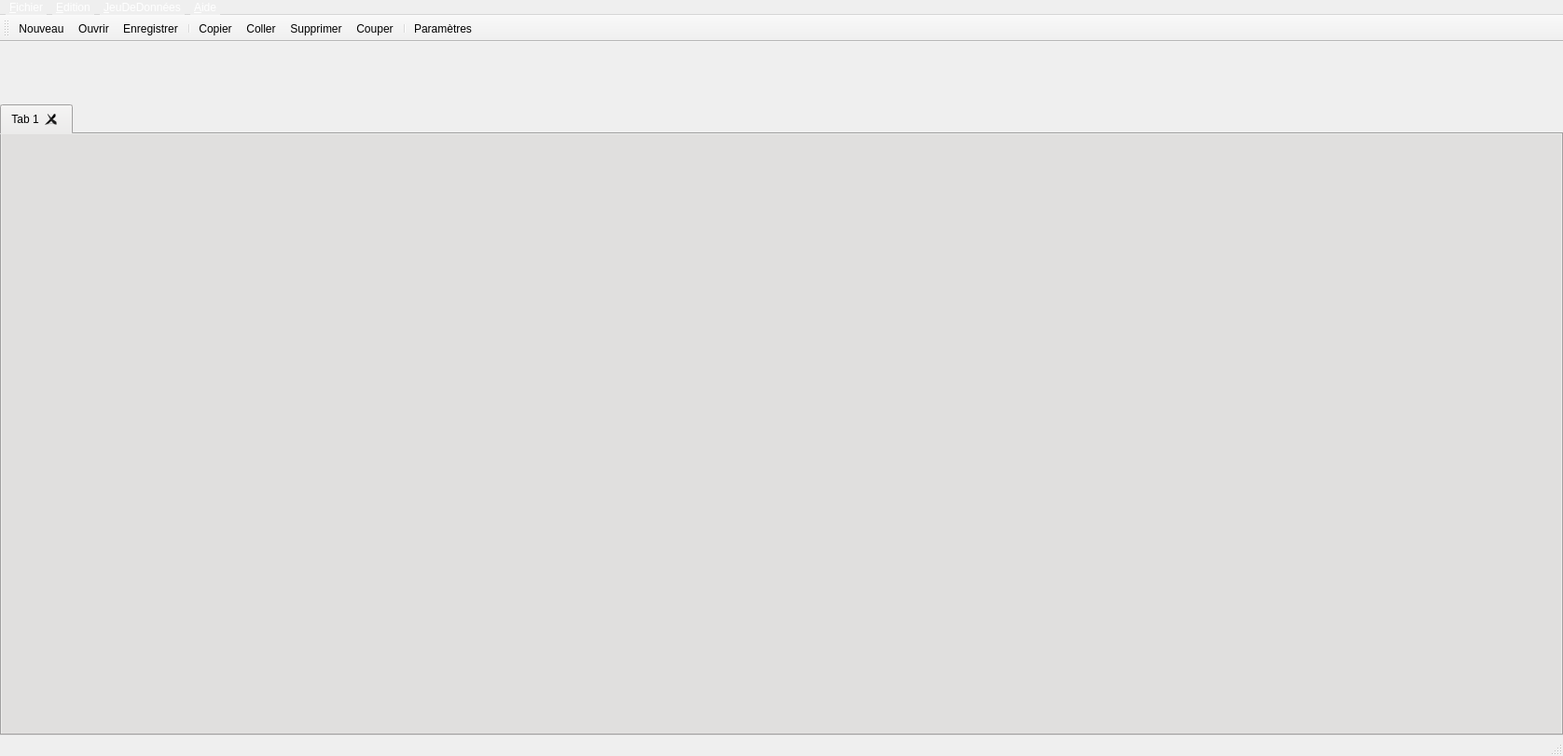
<?xml version="1.0" encoding="UTF-8"?>
<ui version="4.0">
 <class>Eficas</class>
 <widget class="QMainWindow" name="Eficas">
  <property name="geometry">
   <rect>
    <x>0</x>
    <y>0</y>
    <width>1676</width>
    <height>811</height>
   </rect>
  </property>
  <property name="sizePolicy">
   <sizepolicy hsizetype="Preferred" vsizetype="Preferred">
    <horstretch>0</horstretch>
    <verstretch>0</verstretch>
   </sizepolicy>
  </property>
  <property name="windowTitle">
   <string>MainWindow</string>
  </property>
  <property name="styleSheet">
   <string notr="true">/* QMenuBar {
     background-color: qlineargradient(x1:0, y1:0, x2:0, y2:1,
                                       stop:0 rgb(226,255,253), stop:1 rgb(191,237,255));
 }*/

QMenuBar {
     background-color: qlineargradient(x1:0, y1:0, x2:0, y2:1,
                                       stop:0 rgb(164,165,178), stop:1 rgb(55,66,126));
 }
 QMenuBar::item {
     spacing: 3px; /* spacing between menu bar items */
     color: white;
     padding: 1px 4px;
     background: transparent;
     border-radius: 4px;
 }

 QMenuBar::item:selected { /* when selected using mouse or keyboard */
     background: #a8a8a8;
 }

 QMenuBar::item:pressed {
     background: #888888;
 }








</string>
  </property>
  <widget class="QWidget" name="centralwidget">
   <property name="styleSheet">
    <string notr="true">QComboBox{combobox-popup:0;}</string>
   </property>
   <layout class="QGridLayout" name="gridLayout">
    <property name="leftMargin">
     <number>0</number>
    </property>
    <property name="topMargin">
     <number>0</number>
    </property>
    <property name="rightMargin">
     <number>0</number>
    </property>
    <property name="bottomMargin">
     <number>0</number>
    </property>
    <item row="0" column="0">
     <widget class="QFrame" name="frameEntete">
      <property name="minimumSize">
       <size>
        <width>0</width>
        <height>61</height>
       </size>
      </property>
      <property name="maximumSize">
       <size>
        <width>16777215</width>
        <height>61</height>
       </size>
      </property>
      <property name="styleSheet">
       <string notr="true">/*background-color: qlineargradient(x1:0, y1:0, x2:0, y2:1,
                                stop:0 rgb(218,229,248), stop:1 rgb(9,86,109));*/
/*background-color:rgb(208,225,238)*/</string>
      </property>
      <property name="frameShape">
       <enum>QFrame::NoFrame</enum>
      </property>
      <property name="frameShadow">
       <enum>QFrame::Raised</enum>
      </property>
      <property name="lineWidth">
       <number>2</number>
      </property>
     </widget>
    </item>
    <item row="1" column="0">
     <widget class="QTabWidget" name="myQtab">
      <property name="styleSheet">
       <string notr="true">background-color:rgb(224,223,222)</string>
      </property>
      <property name="tabPosition">
       <enum>QTabWidget::North</enum>
      </property>
      <property name="currentIndex">
       <number>0</number>
      </property>
      <property name="tabsClosable">
       <bool>true</bool>
      </property>
      <widget class="QWidget" name="tab_3">
       <attribute name="title">
        <string>Tab 1</string>
       </attribute>
      </widget>
     </widget>
    </item>
   </layout>
  </widget>
  <widget class="QMenuBar" name="menubar">
   <property name="geometry">
    <rect>
     <x>0</x>
     <y>0</y>
     <width>1676</width>
     <height>25</height>
    </rect>
   </property>
   <widget class="QMenu" name="menuFichier">
    <property name="title">
     <string>&amp;Fichier</string>
    </property>
    <addaction name="action_Nouveau"/>
    <addaction name="actionNouvel_Include"/>
    <addaction name="actionOuvrir"/>
    <addaction name="actionARemplacer"/>
    <addaction name="separator"/>
    <addaction name="actionEnregistrer"/>
    <addaction name="actionEnregistrer_sous"/>
    <addaction name="actionFermer"/>
    <addaction name="actionFermer_tout"/>
    <addaction name="separator"/>
    <addaction name="actionQuitter"/>
   </widget>
   <widget class="QMenu" name="menuEdition">
    <property name="title">
     <string>&amp;Edition</string>
    </property>
    <addaction name="actionCouper"/>
    <addaction name="actionCopier"/>
    <addaction name="actionColler"/>
    <addaction name="actionSupprimer"/>
    <addaction name="separator"/>
    <addaction name="actionRechercher"/>
    <addaction name="actionRechercherDsCatalogue"/>
    <addaction name="actionDeplier_replier"/>
   </widget>
   <widget class="QMenu" name="menuJdC">
    <property name="title">
     <string>&amp;JeuDeDonnées</string>
    </property>
    <addaction name="actionRapport_de_Validation"/>
    <addaction name="actionRegles_du_JdC"/>
    <addaction name="actionFichier_Source"/>
    <addaction name="actionFichier_Resultat"/>
    <addaction name="separator"/>
    <addaction name="actionCommentaire"/>
    <addaction name="actionParametres"/>
    <addaction name="separator"/>
    <addaction name="actionCacher_l_Arbre"/>
    <addaction name="actionAfficher_l_Arbre"/>
   </widget>
   <widget class="QMenu" name="menuAide">
    <property name="title">
     <string>&amp;Aide</string>
    </property>
    <addaction name="actionEficas"/>
    <addaction name="actionParametres_Eficas"/>
    <addaction name="actionVersion"/>
   </widget>
   <addaction name="menuFichier"/>
   <addaction name="menuEdition"/>
   <addaction name="menuJdC"/>
   <addaction name="menuAide"/>
  </widget>
  <widget class="QStatusBar" name="statusbar"/>
  <widget class="QToolBar" name="toolBar">
   <property name="windowTitle">
    <string>toolBar</string>
   </property>
   <property name="iconSize">
    <size>
     <width>36</width>
     <height>36</height>
    </size>
   </property>
   <attribute name="toolBarArea">
    <enum>TopToolBarArea</enum>
   </attribute>
   <attribute name="toolBarBreak">
    <bool>false</bool>
   </attribute>
   <addaction name="action_Nouveau"/>
   <addaction name="actionOuvrir"/>
   <addaction name="actionEnregistrer"/>
   <addaction name="separator"/>
   <addaction name="actionCopier"/>
   <addaction name="actionColler"/>
   <addaction name="actionSupprimer"/>
   <addaction name="actionCouper"/>
   <addaction name="separator"/>
   <addaction name="actionParametres"/>
  </widget>
  <action name="action_Nouveau">
   <property name="icon">
    <iconset theme="document-new">
     <normaloff>.</normaloff>.</iconset>
   </property>
   <property name="text">
    <string>&amp;Nouveau</string>
   </property>
   <property name="shortcut">
    <string>Ctrl+N</string>
   </property>
  </action>
  <action name="actionNouvel_Include">
   <property name="text">
    <string>Nouvel Include</string>
   </property>
   <property name="shortcut">
    <string>Shift+I</string>
   </property>
  </action>
  <action name="actionARemplacer">
   <property name="text">
    <string>&amp;bad</string>
   </property>
  </action>
  <action name="actionOuvrir">
   <property name="icon">
    <iconset theme="document-open">
     <normaloff>.</normaloff>.</iconset>
   </property>
   <property name="text">
    <string>&amp;Ouvrir</string>
   </property>
   <property name="shortcut">
    <string>Ctrl+O</string>
   </property>
  </action>
  <action name="actionEnregistrer">
   <property name="icon">
    <iconset theme="document-save">
     <normaloff>.</normaloff>.</iconset>
   </property>
   <property name="text">
    <string>Enregistrer</string>
   </property>
   <property name="shortcut">
    <string>Ctrl+S</string>
   </property>
  </action>
  <action name="actionParametres_Eficas">
   <property name="text">
    <string>Parametres Eficas</string>
   </property>
  </action>
  <action name="actionEnregistrer_sous">
   <property name="icon">
    <iconset theme="document-save-as">
     <normaloff>.</normaloff>.</iconset>
   </property>
   <property name="text">
    <string>Enregistrer sous</string>
   </property>
   <property name="shortcut">
    <string>Ctrl+Shift+S</string>
   </property>
  </action>
  <action name="actionFermer">
   <property name="text">
    <string>Fermer </string>
   </property>
   <property name="shortcut">
    <string>Ctrl+W</string>
   </property>
  </action>
  <action name="actionFermer_tout">
   <property name="text">
    <string>Fermer tout</string>
   </property>
  </action>
  <action name="actionCouper">
   <property name="icon">
    <iconset theme="edit-cut">
     <normaloff>.</normaloff>.</iconset>
   </property>
   <property name="text">
    <string>Couper</string>
   </property>
   <property name="shortcut">
    <string>Ctrl+X</string>
   </property>
   <property name="shortcutContext">
    <enum>Qt::ApplicationShortcut</enum>
   </property>
  </action>
  <action name="actionCopier">
   <property name="icon">
    <iconset theme="edit-copy">
     <normaloff>.</normaloff>.</iconset>
   </property>
   <property name="text">
    <string>Copier</string>
   </property>
   <property name="shortcut">
    <string>Ctrl+C</string>
   </property>
   <property name="shortcutContext">
    <enum>Qt::ApplicationShortcut</enum>
   </property>
  </action>
  <action name="actionColler">
   <property name="icon">
    <iconset theme="edit-paste">
     <normaloff>.</normaloff>.</iconset>
   </property>
   <property name="text">
    <string>Coller</string>
   </property>
   <property name="shortcut">
    <string>Ctrl+V</string>
   </property>
   <property name="shortcutContext">
    <enum>Qt::ApplicationShortcut</enum>
   </property>
  </action>
  <action name="actionQuitter">
   <property name="text">
    <string>Quitter</string>
   </property>
   <property name="shortcut">
    <string>Ctrl+Q</string>
   </property>
  </action>
  <action name="actionRapport_de_Validation">
   <property name="text">
    <string>Rapport de Validation</string>
   </property>
   <property name="shortcut">
    <string>Shift+V</string>
   </property>
   <property name="autoRepeat">
    <bool>false</bool>
   </property>
  </action>
  <action name="actionFichier_Source">
   <property name="text">
    <string>Fichier Source</string>
   </property>
  </action>
  <action name="actionFichier_Resultat">
   <property name="text">
    <string>Fichier Résultat</string>
   </property>
  </action>
  <action name="actionLecteur_Pdf">
   <property name="text">
    <string>Lecteur documentation</string>
   </property>
  </action>
  <action name="actionEficas">
   <property name="text">
    <string>Eficas</string>
   </property>
  </action>
  <action name="actionVersion">
   <property name="text">
    <string>Version</string>
   </property>
  </action>
  <action name="actionSupprimer">
   <property name="icon">
    <iconset theme="edit-delete">
     <normaloff>.</normaloff>.</iconset>
   </property>
   <property name="text">
    <string>Supprimer</string>
   </property>
  </action>
  <action name="actionRechercherDsCatalogue">
   <property name="text">
    <string>Chercher Mot-Clef</string>
   </property>
   <property name="toolTip">
    <string> Rechercher dans le catalogue</string>
   </property>
   <property name="shortcut">
    <string>Shift+F</string>
   </property>
   <property name="shortcutContext">
    <enum>Qt::ApplicationShortcut</enum>
   </property>
  </action>
  <action name="actionRechercher">
   <property name="icon">
    <iconset theme="edit-find">
     <normaloff>.</normaloff>.</iconset>
   </property>
   <property name="text">
    <string>Rechercher</string>
   </property>
   <property name="toolTip">
    <string> Rechercher dans l'arbre d'etude</string>
   </property>
   <property name="shortcut">
    <string>Ctrl+F</string>
   </property>
   <property name="shortcutContext">
    <enum>Qt::ApplicationShortcut</enum>
   </property>
  </action>
  <action name="actionDeplier_replier">
   <property name="text">
    <string>Replier/Deplier</string>
   </property>
   <property name="shortcut">
    <string>Shift+D</string>
   </property>
  </action>
  <action name="actionCommentaire">
   <property name="text">
    <string>Commentaire</string>
   </property>
   <property name="shortcut">
    <string>Shift+C</string>
   </property>
  </action>
  <action name="actionParametres">
   <property name="icon">
    <iconset>
     <normaloff>../Editeur/icons/parametres.png</normaloff>../Editeur/icons/parametres.png</iconset>
   </property>
   <property name="text">
    <string>Paramètres</string>
   </property>
   <property name="toolTip">
    <string>Gestion des paramètres</string>
   </property>
   <property name="shortcut">
    <string>Shift+P</string>
   </property>
  </action>
  <action name="actionParametre_Eficas">
   <property name="text">
    <string>Parametre Eficas</string>
   </property>
  </action>
  <action name="actionRegles_du_JdC">
   <property name="text">
    <string>Régles du JdC</string>
   </property>
  </action>
  <action name="actionCacher_l_Arbre">
   <property name="text">
    <string>Cacher l'Arbre</string>
   </property>
  </action>
  <action name="actionAfficher_l_Arbre">
   <property name="text">
    <string>Afficher l'Arbre</string>
   </property>
  </action>
 </widget>
 <resources/>
 <connections/>
</ui>
